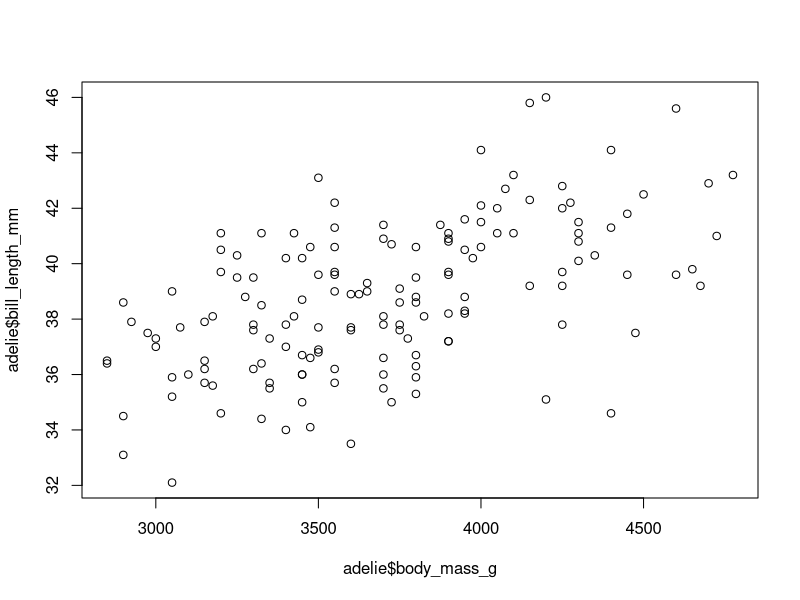
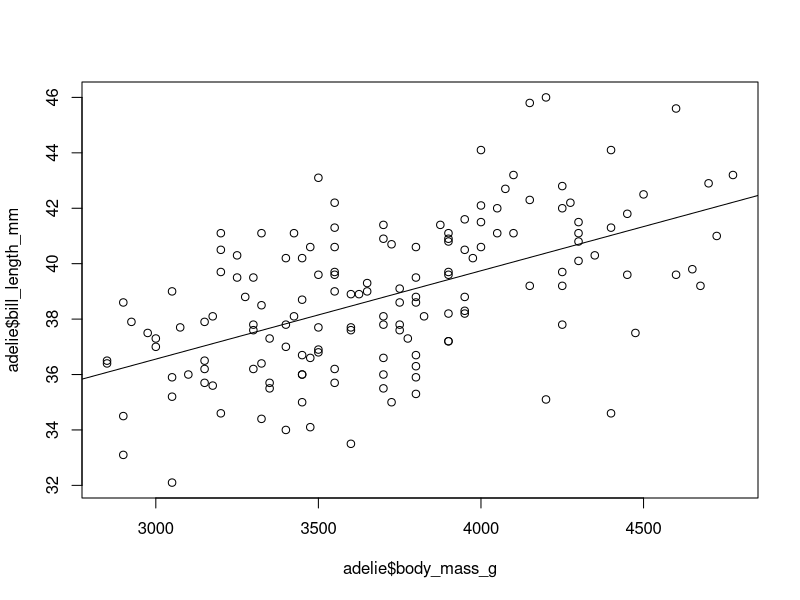
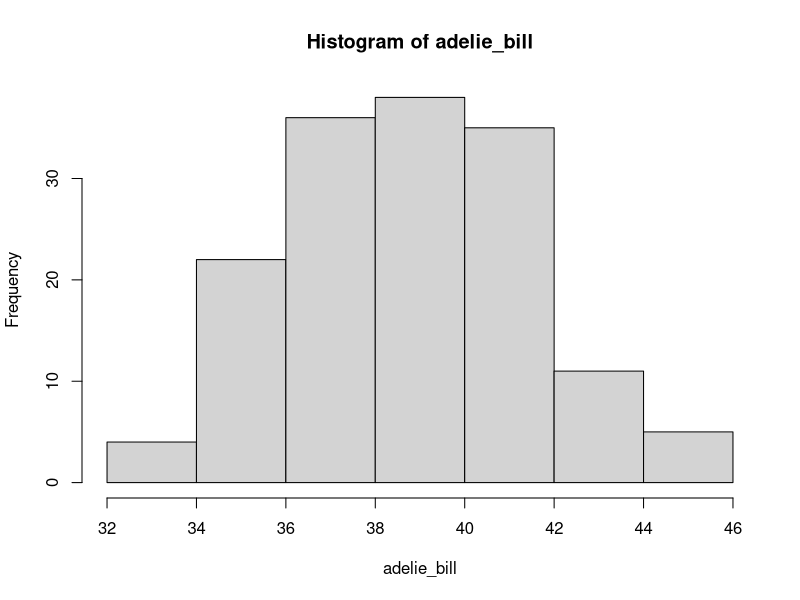
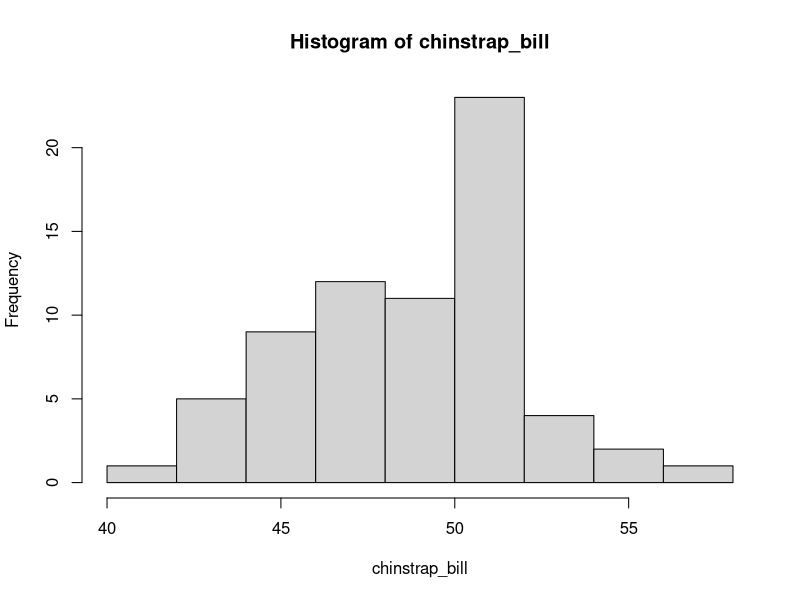
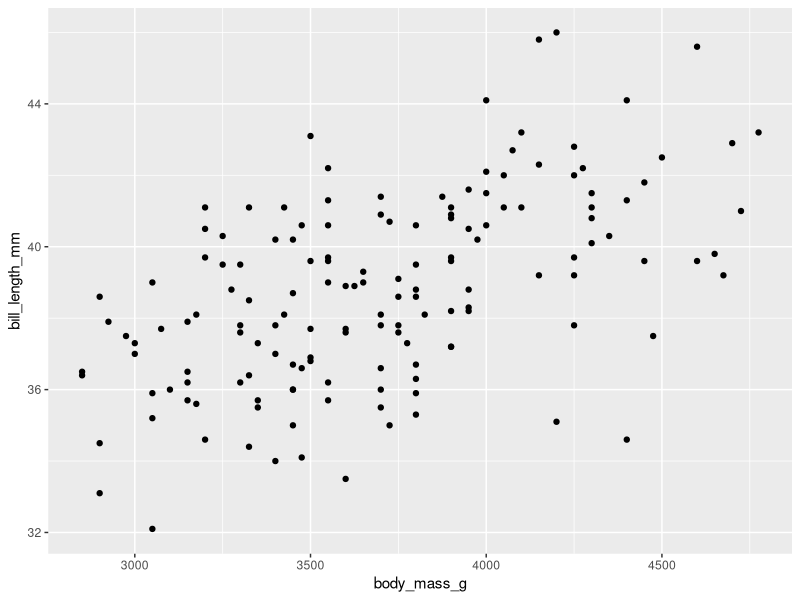
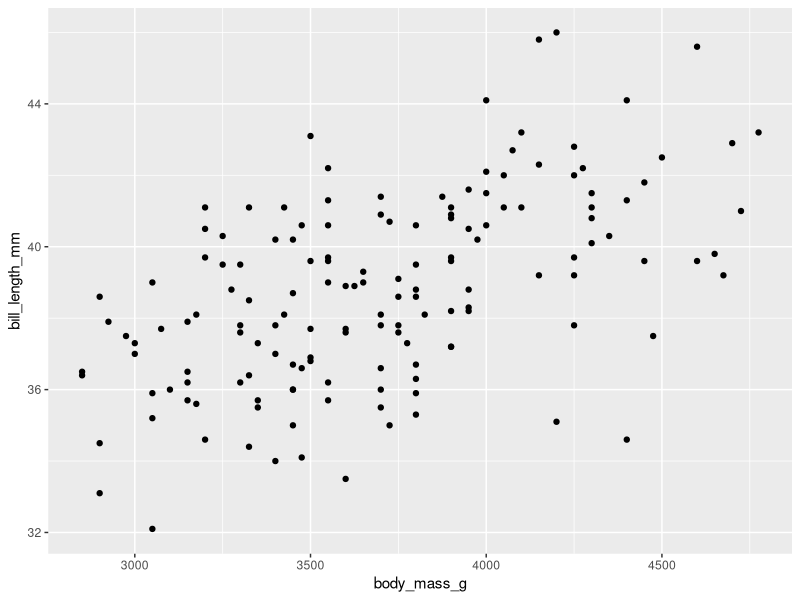
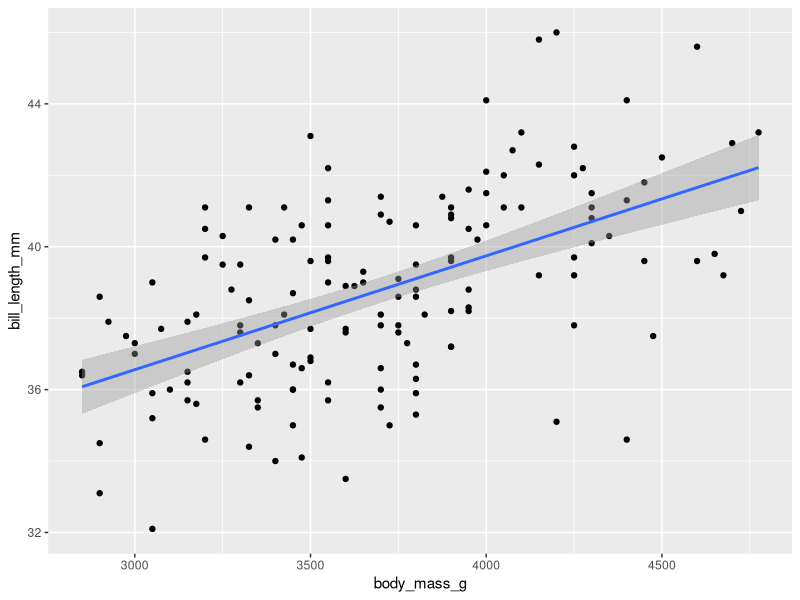
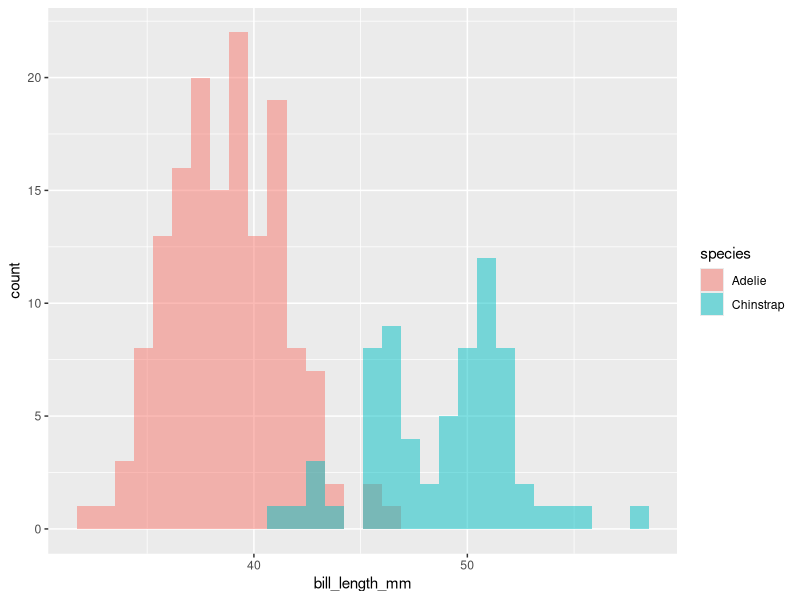

Here is the R script that generated these plots, in order:
## ---- chunk 1
# basic data types
s <- "string" # strings, or character vectors
s

i <- 5 # integers
i

d <- 5.2 # doubles or floats
d

l <- TRUE # logical values
l

n <- NA # missing or undefined values
n
## ---- chunk 2
# creating vectors using c()
c(1,2,3)

# multiple data types coerced into single type
c("cat", 4, 5)

# creating a sequential integer vector
1:10
## ---- chunk 3

#mathematical operators
10+4 #addition/subtraction
10*4 #multiplication
10^4 #power (also 10**4)
10/4 #division
10%%4 #remainder/modulus
10%/%4 #floor division

#logical operators
!TRUE
TRUE & TRUE
TRUE | FALSE
1 < 2
1 <= 2
1 == 2
1 != 2
## ---- chunk 4
vec <- 1:20

mean(vec) # mean

sd(vec) # standard deviation

length(vec) # length/count

var(vec) # variance

max(vec) # maximum

min(vec) # minimum

median(vec) # median

quantile(vec) # quantiles

summary(vec)    #several metrics
## ---- chunk 5
mtcars # a test data set already loaded in r

mtcars$mpg # use $ to select just the mpg column

mtcars[1] # select the first column

mtcars[1,] # select the first row

mtcars[,1] # select the first column

mtcars[1,1] # select the first value from the first column

mtcars[1:3] # select the first three columns

mtcars[1:3,] # select the first three rows
## ---- chunk 6
# relationship between bill length and body mass among Adelie penguins

install.packages("palmerpenguins") # download the penguin data

library(palmerpenguins) # load in the downloaded data

penguins # take a look at the data

penguins$bill_length_mm # take a look at bill length

penguins$body_mass_g # take a look at body mass

penguins[c("bill_length_mm", "body_mass_g")]

adelie <- penguins[penguins$species=="Adelie",] # filter for just adelie penguins. This expression asks for all rows such that the value of the species column is "Adelie"

# we can create a scatter plot using the plot() function
# here we'd like to plot the bill length column vs the body mass column
plot(adelie$body_mass_g, adelie$bill_length_mm)

# we can also create a linear regression model of the data using the lm() function
model <- lm(adelie$bill_length_mm ~ adelie$body_mass_g)

plot(adelie$body_mass_g, adelie$bill_length_mm)
abline(model)


summary(model) # summary() will display detailed results of statistical tests and models created in R

## ---- chunk 7
# difference in bill length between Adelie and Chinstrap penguins

adelie_bill <- penguins$bill_length_mm[penguins$species=="Adelie"]

chinstrap_bill <- penguins$bill_length_mm[penguins$species=="Chinstrap"]

hist(adelie_bill) # histogram for adelie

hist(chinstrap_bill) # histogram for chinstrap

summary(adelie_bill) # get summary statistics

t.test(adelie_bill, chinstrap_bill) # perform a two-sample t-test on the data

## ---- chunk 8
install.packages("tidyverse")
library(tidyverse) # must always load packages before using them

glimpse(penguins) # take a look at the data

select(penguins, sex, species, bill_length_mm) # select allows you to select columns, similar to $ or data[c(col, names)]

filter(penguins, species == "Adelie") # filter() allows you to filter the rows of the data based on 1 or more conditions

# using the pipe
adelie <- penguins %>% 
  filter(species=="Adelie") %>% 
  select(bill_length_mm, body_mass_g)

adelie

# the tidyverse has its own visualization library called ggplot. Instead of the pipe, ggplot uses + to string things together

adelie %>% 
  ggplot(aes(x = body_mass_g, y = bill_length_mm)) +
  geom_point()

# you can also chain the whole thing together!

penguins %>% 
  filter(species=="Adelie") %>% 
  select(bill_length_mm, body_mass_g) %>% 
  ggplot(aes(x = body_mass_g, y = bill_length_mm)) +
  geom_point()

# add in a linear model
penguins %>% 
  filter(species=="Adelie") %>% 
  select(bill_length_mm, body_mass_g) %>% 
  ggplot(aes(x = body_mass_g, y = bill_length_mm)) +
  geom_point() +
  geom_smooth(method="lm")



## ---- chunk 9
# difference in bill length between Adelie and Chinstrap penguins

# with some extra knowledge, tidyverse can create attractive histograms with one expression
penguins %>% 
  filter(species=="Adelie" | species=="Chinstrap") %>% 
  ggplot(aes(x=bill_length_mm, fill=species)) + 
  geom_histogram(alpha = 0.5, position="identity")

# we can also get an organized report of summary statistics
penguins %>% 
  filter(species=="Adelie" | species=="Chinstrap") %>% 
  group_by(species, island) %>% 
  summarize(mean=mean(bill_length_mm, na.rm=TRUE), sd = sd(bill_length_mm, na.rm = TRUE))

# t-test is actually the same as base R. This is the case for most statistical tests.
t.test(adelie_bill, chinstrap_bill) # perform a two-sample t-test on the data

